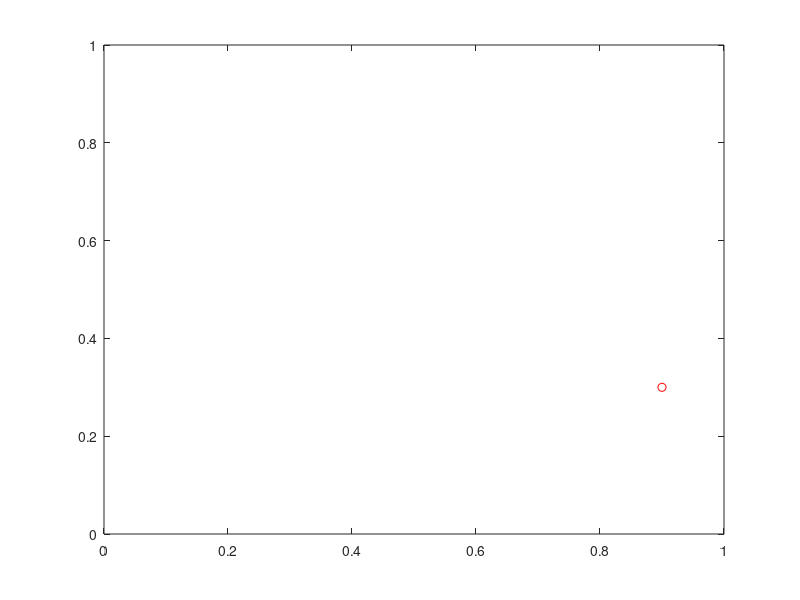

MATLAB code to generate this figure:
% SampleAnimation
Nt=100;
xmin=0.1;
xmax=0.9;
yval=0.3;
x=linspace(xmin,xmax,Nt);
for it=1:Nt
  plot(x(it), yval,'ro')
  axis([0,1,0,1]);
  drawnow
end